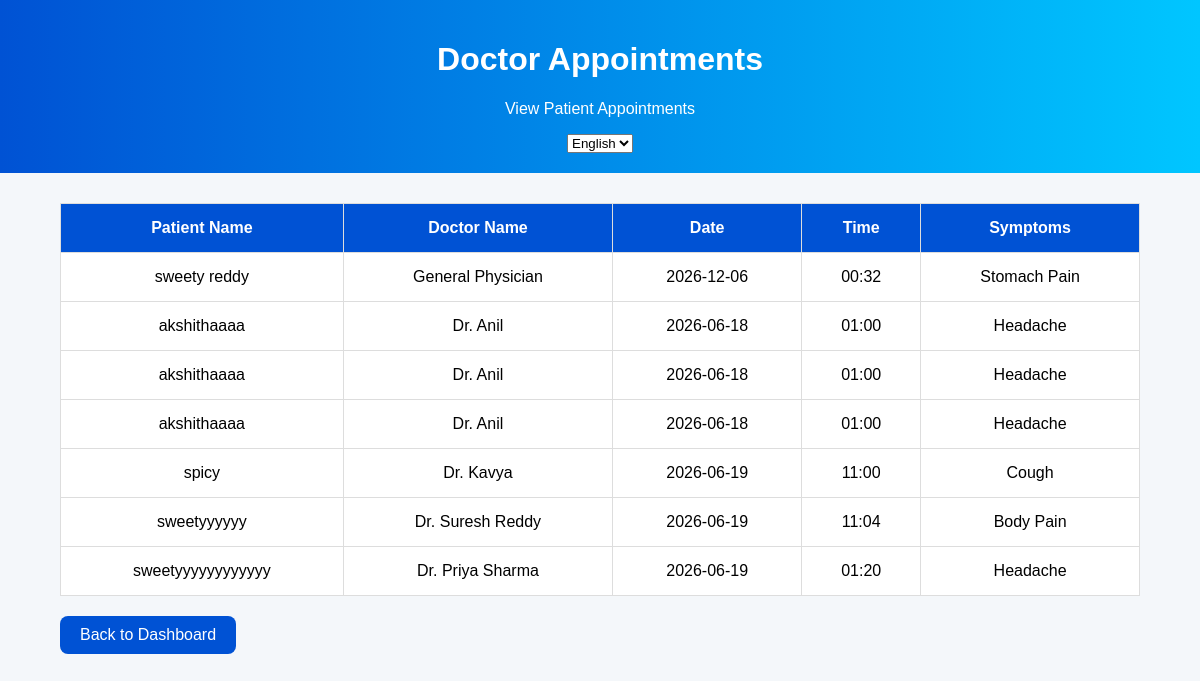
The app's page /appointments with its own data.
### app.py (models this page shows)
class Appointment(db.Model):
    id = db.Column(db.Integer, primary_key=True)
    patient_name = db.Column(db.String(100))
    doctor_name = db.Column(db.String(100))
    appointment_date = db.Column(db.String(50))
    appointment_time = db.Column(db.String(50))
    symptoms = db.Column(db.String(500))

### app.py (the view)
@app.route('/appointments')
def appointments():
    appointments = Appointment.query.all()
    return render_template(
        'doctor_appointments.html',
        appointments=appointments
    )

### templates/doctor_appointments.html (shortened to what this page needs)
<!DOCTYPE html>
<html>
<head>
</head>
<body>
<div class="header">
<h1 id="title">
</h1>
<p id="subtitle">
</p>
<select id="languageSelect"
onchange="changeLanguage()">
<option value="en">English</option>
</select>
</div>
<div class="container">
<table>
<tr>
<th id="patient-head">
</th>
<th id="doctor-head">
</th>
<th id="date-head">
</th>
<th id="time-head">
</th>
<th id="symptoms-head">
</th>
</tr>
{% for appointment in appointments %}
<tr>
<td>{{ appointment.patient_name }}</td>
<td>{{ appointment.doctor_name }}</td>
<td>{{ appointment.appointment_date }}</td>
<td>{{ appointment.appointment_time }}</td>
<td>{{ appointment.symptoms }}</td>
</tr>
{% endfor %}
</table>
<a href="/doctor"
class="back-btn"
id="back-btn">
</a>
</div>
</body>
</html>

### templates/doctor_appointments.html (style rules this page uses)
body { margin:0; font-family:Arial; background:#f4f7fa; }
.header { background:linear-gradient(to right,#0052d4,#00c6ff); color:white; text-align:center; padding:20px; }
.container { width:90%; margin:auto; margin-top:30px; }
table { width:100%; border-collapse:collapse; background:white; }
th,td { border:1px solid #ddd; padding:15px; text-align:center; }
th { background:#0052d4; color:white; }
.back-btn { display:inline-block; margin-top:20px; background:#0052d4; color:white; padding:10px 20px; text-decoration:none; border-radius:8px; }

### records on screen
Appointment: patient_name "sweety reddy", doctor_name "General Physician", appointment_date "2026-12-06", appointment_time "00:32", symptoms "Stomach Pain"
Appointment: patient_name "akshithaaaa", doctor_name "Dr. Anil", appointment_date "2026-06-18", appointment_time "01:00", symptoms "Headache"
Appointment: patient_name "akshithaaaa", doctor_name "Dr. Anil", appointment_date "2026-06-18", appointment_time "01:00", symptoms "Headache"
Appointment: patient_name "akshithaaaa", doctor_name "Dr. Anil", appointment_date "2026-06-18", appointment_time "01:00", symptoms "Headache"
Appointment: patient_name "spicy", doctor_name "Dr. Kavya", appointment_date "2026-06-19", appointment_time "11:00", symptoms "Cough"
Appointment: patient_name "sweetyyyyyy", doctor_name "Dr. Suresh Reddy", appointment_date "2026-06-19", appointment_time "11:04", symptoms "Body Pain"
Appointment: patient_name "sweetyyyyyyyyyyyy", doctor_name "Dr. Priya Sharma", appointment_date "2026-06-19", appointment_time "01:20", symptoms "Headache"
